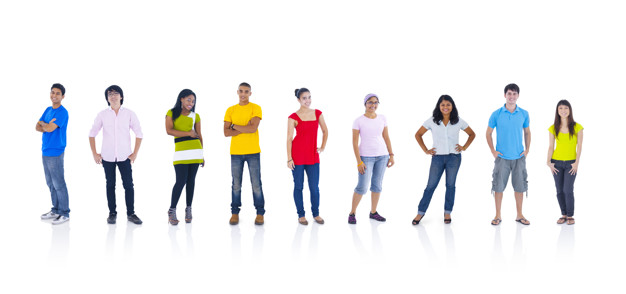
#> input picture visao_computacional/imagens/corpos.png, 626 x 294 px, found by its file name
$ python exercicio_deteccao_de_corpo.py
#> lines starting #> are read from the running program, lines starting #| are printed output that depends on the picture; after the words box and inside, x2 and y2 are one past the last pixel; in counts of white or black regions, pixels touching at a corner belong together
'''
importamos o openCV que é uma biblioteca open source para processamento de
imagens e visão computacional
'''
import cv2

#inicializamos a imagem em uma variável
imagem = cv2.imread('visao_computacional\imagens\corpos.png')
#> imagem is the input picture: shape (294, 626, 3); mean B, G, R 234.7, 234.1, 235.2

'''
essa importação é necessária apeans caso estejamos utilizando com colab, é uma
modificação que o google fez para que o open cv rode normalmente
-> from google.colab.patches import cv2_imshow
cv2_imshow(imagem)
'''

#exibe a imagem
cv2.imshow('Imagem Original', imagem)

'''
definimos um detector de faces, aqui é utilizado um arquivo xml já treinado,
inserido no CascadeClassifier é possível obter no link a seguir:
https://github.com/opencv/opencv/blob/master/data/haarcascades/haarcascade_fullbody.xml
'''
detector_corpo = cv2.CascadeClassifier('visao_computacional\codigos_treinados_cascadeClassifier\haarcascade_fullbody.xml')

'''
alteramos para tons de cinza, auxilia na diminuição de tempo de processamento,
pois define apenas um canal de cor ao invés do RGB convencional
'''

imagem_cinza = cv2.cvtColor(imagem, cv2.COLOR_BGR2GRAY)
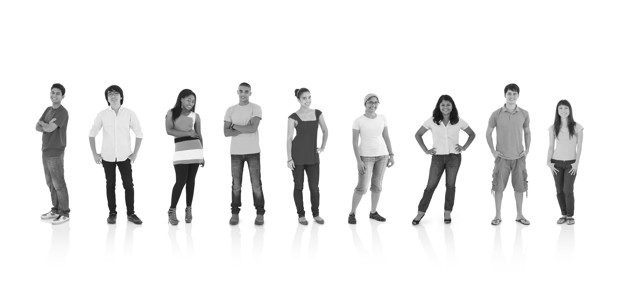
#> imagem_cinza: shape (294, 626); min 15, max 255, mean 234.5
# Exibe a imagem original
cv2.imshow('Imagem em Cinza', imagem_cinza)

#aplicamos o detector de face na imagem com o detectMultiScale
'''
imagem_cinza é a imagem que iremos rodar a detecção,
scaleFactor é como se fosse um zoom, onde ajuda na identificação de objetos
com base em ampliação,
minSize é o valor mínimo do objeto que queremos identificar em pixels
'''
deteccoes = detector_corpo.detectMultiScale(imagem_cinza, scaleFactor=1.1, minSize=(30,30))
#> deteccoes = [[430, 167, 33, 66], [536, 124, 56, 112], [266, 80, 75, 151], [144, 100, 71, 142], [195, 47, 96, 192], [327, 69, 84, 169], [461, 60, 92, 184], [70, 57, 95, 189], [12, 66, 90, 180]]

'''
indica os pontos de cada face em uma matriz cada elemento da matriz é uma lista
onde os dois primeiros elementos da lista é a posição x e y de início da face e
os dois últimos são os tamanhos da face encontrada em pixels, isso ajuda a
traçar um retângulo sobre essa face
dtype=int32 refere-se a um tipo de dado inteiro de 32 bits
'''
deteccoes

#informa a quantidade de faces detectadas
len(deteccoes)

#para cada coordenada de detecções (l = largura, a = altura)
for (x, y, l, a) in deteccoes:
  #print(x, y, l, a)
  '''
  cria um retângulo sobre a imagem passando a imagem original as dimensões do
  retângulo (x + l, y + a) que são as linhas delimitadoras do retângulo, a cor
  do retângulo criado em escala RGB e o tamanho da borda
  '''
  cv2.rectangle(imagem, (x, y), (x + l, y + a), (145, 125, 225), 2)
#> this loop made 9 passes
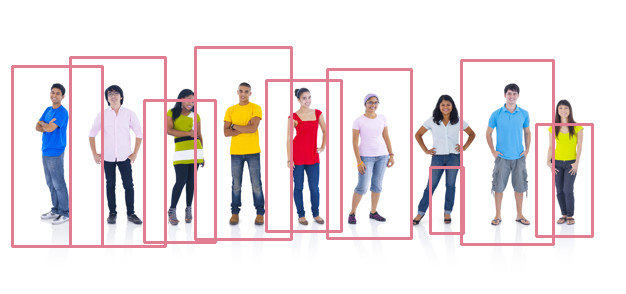
#> imagem: shape (294, 626, 3); 6.6% of pixels changed, all inside (x1, y1, x2, y2) = (11, 46, 594, 248)
#exibe a imagem com os contornos
cv2.imshow('Imagem com retângulos', imagem)

#espera até que uma tecla seja pressionada para fechar as janelas
cv2.waitKey(0)
cv2.destroyAllWindows()

$ run again, with visao_computacional/imagens/corpo.jpg saved as visao_computacional/imagens/corpos.png
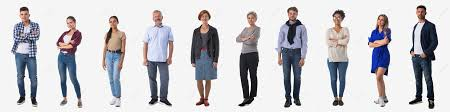
#> input picture visao_computacional/imagens/corpo.jpg, 450 x 112 px, found by its file name
#> imagem is the input picture: shape (112, 450, 3); mean B, G, R 204.3, 200.6, 201.5
#> `imagem_cinza = cv2.cvtColor(imagem, cv2.COLOR_BGR2GRAY)`:
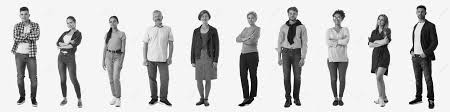
#> imagem_cinza: shape (112, 450); min 0, max 255, mean 201.3
#> deteccoes = [[359, 26, 40, 80], [94, 20, 41, 82], [314, 23, 43, 87], [178, 16, 46, 93], [266, 14, 46, 93], [228, 28, 41, 82], [3, 16, 46, 93], [42, 4, 48, 97]]
#> the loop `for (x, y, l, a) in deteccoes:` made 8 passes
#> after the loop `for (x, y, l, a) in deteccoes:`:
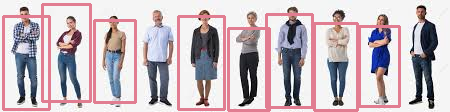
#> imagem: shape (112, 450, 3); 12.13% of pixels changed, all inside (x1, y1, x2, y2) = (2, 3, 401, 112)
